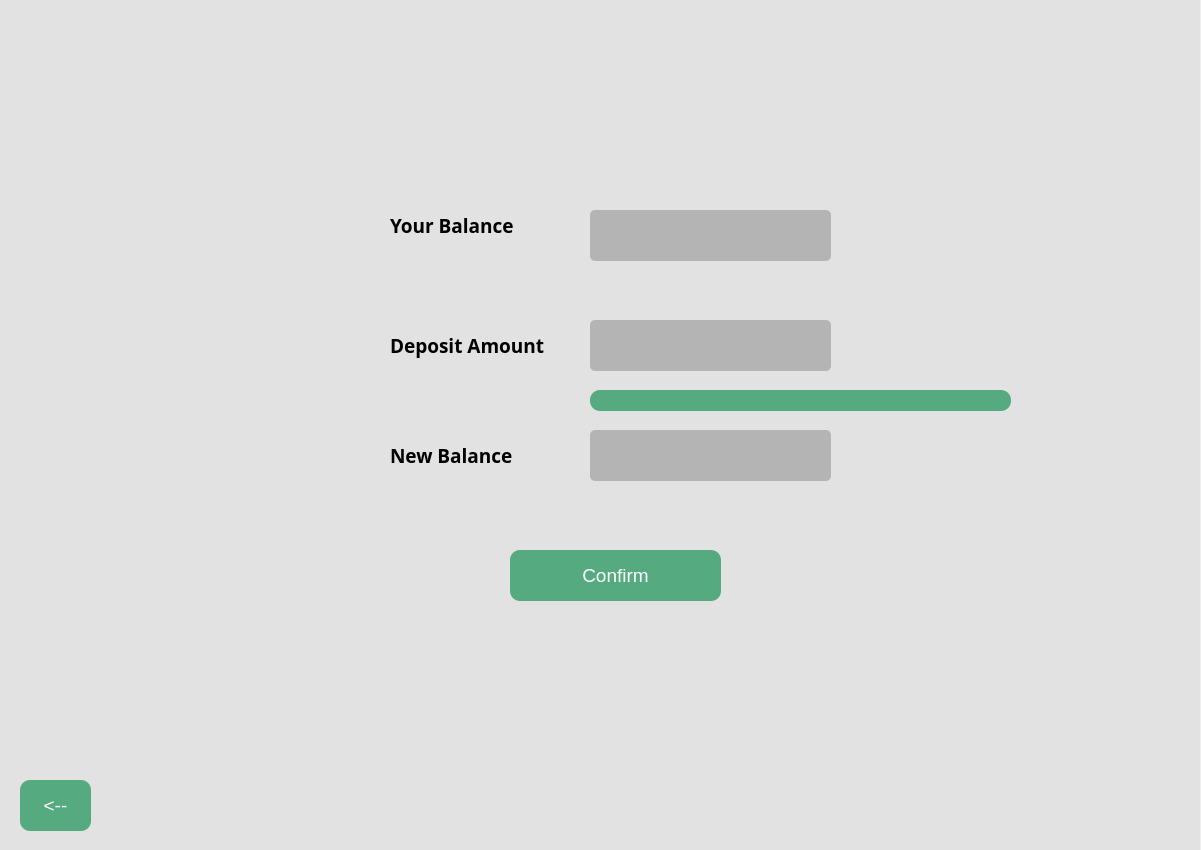
<?xml version="1.0" encoding="UTF-8"?>
<ui version="4.0">
 <class>Dialog2</class>
 <widget class="QDialog" name="Dialog2">
  <property name="geometry">
   <rect>
    <x>0</x>
    <y>0</y>
    <width>1201</width>
    <height>850</height>
   </rect>
  </property>
  <property name="windowTitle">
   <string>Dialog</string>
  </property>
  <widget class="QWidget" name="widget" native="true">
   <property name="geometry">
    <rect>
     <x>0</x>
     <y>0</y>
     <width>1200</width>
     <height>850</height>
    </rect>
   </property>
   <property name="styleSheet">
    <string notr="true">background-color: rgb(226, 226, 226);</string>
   </property>
   <widget class="QLabel" name="label">
    <property name="geometry">
     <rect>
      <x>390</x>
      <y>200</y>
      <width>151</width>
      <height>51</height>
     </rect>
    </property>
    <property name="font">
     <font>
      <family>Yu Gothic UI Semibold</family>
      <pointsize>14</pointsize>
      <weight>75</weight>
      <bold>true</bold>
     </font>
    </property>
    <property name="styleSheet">
     <string notr="true">color: rgb(0, 0, 0);
</string>
    </property>
    <property name="text">
     <string>Your Balance</string>
    </property>
   </widget>
   <widget class="QLabel" name="balanceview">
    <property name="geometry">
     <rect>
      <x>590</x>
      <y>210</y>
      <width>241</width>
      <height>51</height>
     </rect>
    </property>
    <property name="styleSheet">
     <string notr="true">border-radius: 5px;
background-color: rgb(180, 180, 180);</string>
    </property>
    <property name="text">
     <string/>
    </property>
   </widget>
   <widget class="QLineEdit" name="depositfield">
    <property name="geometry">
     <rect>
      <x>590</x>
      <y>320</y>
      <width>241</width>
      <height>51</height>
     </rect>
    </property>
    <property name="styleSheet">
     <string notr="true">border-radius: 5px;
background-color: rgb(180, 180, 180);</string>
    </property>
   </widget>
   <widget class="QPushButton" name="confirmDeposit">
    <property name="geometry">
     <rect>
      <x>510</x>
      <y>550</y>
      <width>211</width>
      <height>51</height>
     </rect>
    </property>
    <property name="font">
     <font>
      <pointsize>14</pointsize>
     </font>
    </property>
    <property name="styleSheet">
     <string notr="true">border-radius: 10px;
color: rgb(255, 255, 255);
background-color: rgb(85, 170, 127);</string>
    </property>
    <property name="text">
     <string>Confirm</string>
    </property>
   </widget>
   <widget class="QPushButton" name="backbutton">
    <property name="geometry">
     <rect>
      <x>20</x>
      <y>780</y>
      <width>71</width>
      <height>51</height>
     </rect>
    </property>
    <property name="font">
     <font>
      <pointsize>14</pointsize>
     </font>
    </property>
    <property name="styleSheet">
     <string notr="true">border-radius: 10px;
color: rgb(255, 255, 255);
background-color: rgb(85, 170, 127);</string>
    </property>
    <property name="text">
     <string>&lt;--</string>
    </property>
   </widget>
   <widget class="QLabel" name="newBalance">
    <property name="geometry">
     <rect>
      <x>590</x>
      <y>430</y>
      <width>241</width>
      <height>51</height>
     </rect>
    </property>
    <property name="styleSheet">
     <string notr="true">border-radius: 5px;
background-color: rgb(180, 180, 180);</string>
    </property>
    <property name="text">
     <string/>
    </property>
   </widget>
   <widget class="QLabel" name="label_6">
    <property name="geometry">
     <rect>
      <x>390</x>
      <y>430</y>
      <width>151</width>
      <height>51</height>
     </rect>
    </property>
    <property name="font">
     <font>
      <family>Yu Gothic UI Semibold</family>
      <pointsize>14</pointsize>
      <weight>75</weight>
      <bold>true</bold>
     </font>
    </property>
    <property name="styleSheet">
     <string notr="true">color: rgb(0, 0, 0);
</string>
    </property>
    <property name="text">
     <string>New Balance</string>
    </property>
   </widget>
   <widget class="QLabel" name="label_7">
    <property name="geometry">
     <rect>
      <x>390</x>
      <y>320</y>
      <width>181</width>
      <height>51</height>
     </rect>
    </property>
    <property name="font">
     <font>
      <family>Yu Gothic UI Semibold</family>
      <pointsize>14</pointsize>
      <weight>75</weight>
      <bold>true</bold>
     </font>
    </property>
    <property name="styleSheet">
     <string notr="true">color: rgb(0, 0, 0);
</string>
    </property>
    <property name="text">
     <string>Deposit Amount</string>
    </property>
   </widget>
   <widget class="QLabel" name="depositerror">
    <property name="geometry">
     <rect>
      <x>590</x>
      <y>390</y>
      <width>421</width>
      <height>21</height>
     </rect>
    </property>
    <property name="styleSheet">
     <string notr="true">border-radius: 10px;
color: rgb(255, 255, 255);
background-color: rgb(85, 170, 127);</string>
    </property>
    <property name="text">
     <string/>
    </property>
   </widget>
  </widget>
 </widget>
 <resources/>
 <connections/>
</ui>
